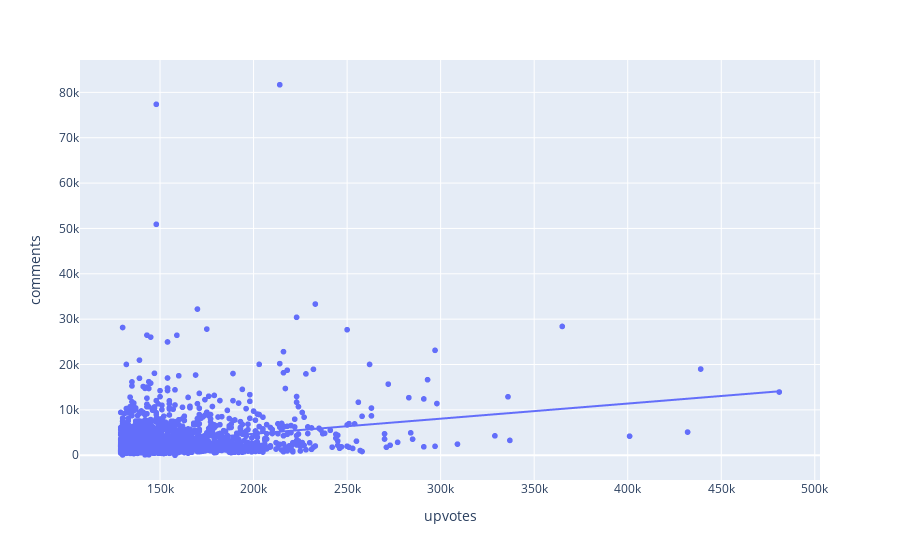

Notebook code cell kept with this figure:
### Markdown cell above
**Correlation between upvotes and comments**

### Code cell
# Calculate the correlation between upvotes and comments
corr_upvotes_comments = df['upvotes'].corr(df['comments'])

# Create a scatter plot of upvotes vs comments with a trendline
fig = px.scatter(df, x='upvotes', y='comments', trendline='ols', labels={'x': 'Number of Upvotes', 'y': 'Number of Comments'})
fig.show()

print('Correlation between upvotes and comments:', corr_upvotes_comments)

### Figure 1 — Plotly figure (JSON) as saved in the notebook; plotly's stock layout.template omitted (floating-point values rounded to 4 significant figures; data arrays with more than 128 entries replaced by an {"elided": "..."} marker saying what was removed)
{"data": [{"hovertemplate": "upvotes=%{x}<br>comments=%{y}<extra></extra>", "legendgroup": "", "marker": {"color": "#636efa", "symbol": "circle"}, "mode": "markers", "name": "", "showlegend": false, "type": "scattergl", "x": {"elided": "2285 int values"}, "xaxis": "x", "y": {"elided": "2285 int values"}, "yaxis": "y"}, {"hovertemplate": "<b>OLS trendline</b><br>comments = 0.0333504 * upvotes + -1941.48<br>R<sup>2</sup>=0.056433<br><br>upvotes=%{x}<br>comments=%{y} <b>(trend)</b><extra></extra>", "legendgroup": "", "marker": {"color": "#636efa", "symbol": "circle"}, "mode": "lines", "name": "", "showlegend": false, "type": "scattergl", "x": {"elided": "2285 int values"}, "xaxis": "x", "y": {"elided": "2285 float values"}, "yaxis": "y"}], "layout": {"legend": {"tracegroupgap": 0}, "margin": {"t": 60}, "xaxis": {"anchor": "y", "domain": [0, 1], "title": {"text": "upvotes"}}, "yaxis": {"anchor": "x", "domain": [0, 1], "title": {"text": "comments"}}}}
